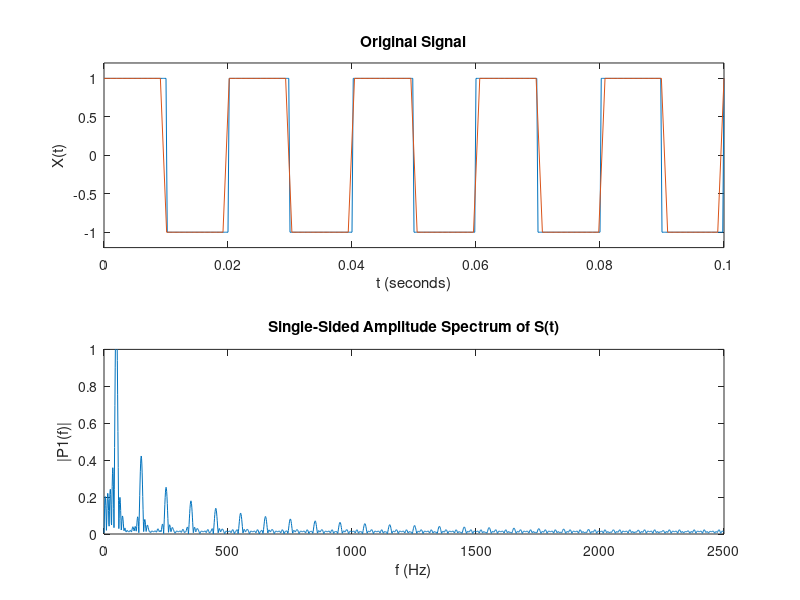

The MATLAB script that drew this image:
% This program aims to process a sin windows function
% N is the number of the sampling points
N = 500;
Fs = 5000;
F = 50;
% F is the frequency of the original signal
Tg = 1/ Fs;
% sample frequency @ 500hz, Tg means the time gap between each sample point
resolution = 4096;
% set te resolution in the time domain
t = linspace(0,N*Tg,N+1);
ti = linspace(0,N*Tg,N*Tg*1000);
% calculate the time at each point, t is time of sampling, ti is built to
% show the orginal signal
L = length(t);
S = floor(sin(2*pi*F*t)/2+1)*2-1;
si = floor(sin(2*pi*F*ti)/2+1)*2-1;
% construct the original function
figure(1);
subplot(2,1,1)
plot(t,S)
hold
plot(ti,si)
title('Original Signal')
xlabel('t (seconds)')
ylabel('X(t)')
set(gca,'XLim',[0 N/Fs]);
set(gca,'YLim',[-1.2 1.2]);
% print the original image of the singnal
Y = fft(S,resolution);
P2 = abs(Y);
i=1:resolution/2; 
f=(i-1)*Fs/resolution;
yy=zeros(floor(resolution/2),1);
yy(i)=P2(i);
yy=yy/(L/2);
yy(1)=yy(1)/2;
subplot(2,1,2)
plot(f,yy)
title('Single-Sided Amplitude Spectrum of S(t)')
xlabel('f (Hz)')
ylabel('|P1(f)|')
set(gca,'XLim',[0 Fs/2]);
set(gca,'YLim',[0 1]);
